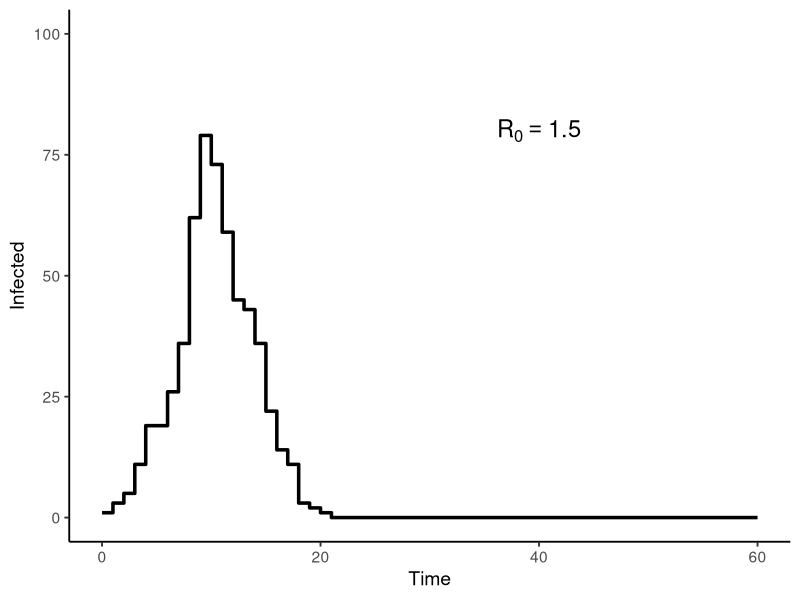
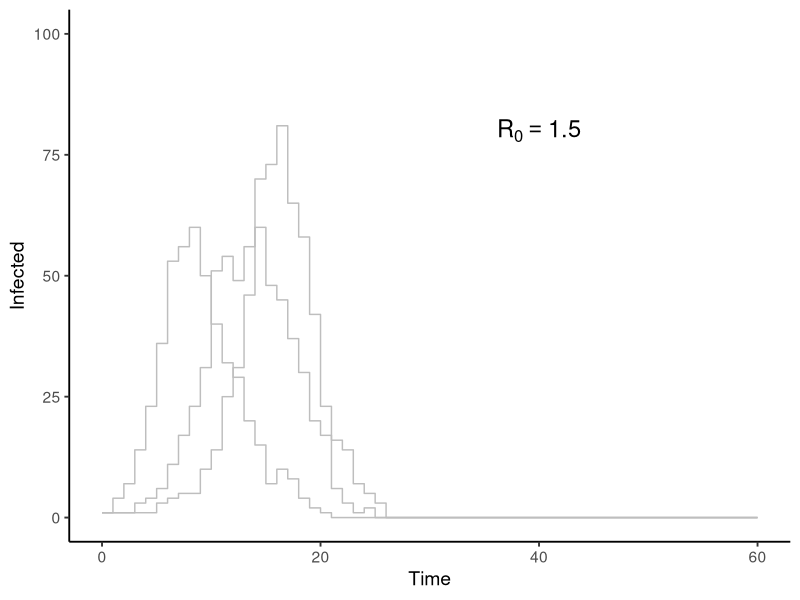

Source code (R) for these figures, in order:
#####################################################################

## Example: Stochastic SIR model using the Chain Binomial Algorithm

#####################################################################

## Clinic on the Meaningful Modeling of Epidemiological Data
## International Clinics on Infectious Disease Dynamics and Data (ICI3D) Program
## https://www.ici3d.org

## Attribution: Juliet R.C. Pulliam (2012-2015)
## Last update: Lauren Brown (2026)

## Some Rights Reserved
## CC BY-NC 4.0 (https://creativecommons.org/licenses/by-nc/4.0/)

#####################################################################

## Clear all variables and functions

#####################################################################

## Section 1: Chain Binomial SIR model

#####################################################################

rm(list=ls())

library(tidyverse)

## sir.cb(): Function that runs a chain binomial SIR model for a given population
## size and R0 value, outputting a tibble with columns representing time,
## the number of susceptibles at each time, and the number of cases at each time.
## The chain binomial is a stochastic model, so the output varies between function
## calls, even for the same parameter values and initial conditions.

sir.cb <- function(R0, N, MAXTIME, I0=1, S0=N-I0){
  qq <- 1 - (R0/N)  # Pairwise probability of avoiding potentially infectious contact

  Cases <- I0
  Sus <- S0

  for(Time in 1:MAXTIME){
    Cases <- c(Cases, rbinom(1, Sus[Time], (1 - qq^Cases[Time])))
    Sus <- c(Sus, Sus[Time] - Cases[Time + 1])
  }
  return(data.frame(Time=0:MAXTIME, Cases, Sus))
}

## Run the function once, for an R0 of 1.5, a population size of 1000, and 60 time
## steps
epi <- sir.cb(1.5, 1000, 60)

## Examine the resulting data frame
head(epi)

## Plot the number of cases through time and label the plot appropriately;
## geom_step() is used because time is treated as discrete
ggplot(epi, aes(x=Time, y=Cases)) +
  geom_step(linewidth=1.2) +
  annotate("text", x=40, y=80, label="R[0] == 1.5", parse=TRUE, size=6) +
  coord_cartesian(ylim=c(0, 100)) +
  labs(x="Time", y="Infected") +
  theme_classic(base_size=14)

## run.cb(): runs sir.cb() for specified parameter values and returns the cases
## through time as a tibble, labelled with a run identifier
run.cb <- function(run_id, R0, N, MAXTIME=60){
  sir.cb(R0, N, MAXTIME) |>
    select(Time, Cases) |>
    mutate(run=run_id)
}

## Use map_dfr() to collect 3 runs into a single tidy tibble; each row is one
## time point from one run
runs <- map_dfr(1:3, run.cb, R0=1.5, N=1000, MAXTIME=60)

## Examine the first few rows: Time, Cases, and run columns
head(runs)

## Plot all 3 runs as step lines
ggplot(runs, aes(x=Time, y=Cases, group=run)) +
  geom_step(colour="grey") +
  annotate("text", x=40, y=80, label="R[0] == 1.5", parse=TRUE, size=6) +
  coord_cartesian(ylim=c(0, 100)) +
  labs(x="Time", y="Infected") +
  theme_classic(base_size=14)

## Calculate the average number of cases in each timestep:
ave.case.t <- runs |>
  group_by(Time) |>
  summarise(mean_cases=mean(Cases))

######################################################################

## Section 2: Try it yourself

######################################################################

## Use map_dfr() to collect 300 runs into a single data frame:


## Calculate the mean and median number of cases in each timestep:


## Plot all 300 runs as grey step lines. Add a thick red line for the mean
## and a thick blue line for the median number of cases through time.
## Hint: you can supply a different data source to a geom using the `data`
## argument, e.g. geom_step(data=summaries, aes(...), colour="red"):


## Save your plot as a PDF using ggsave():
